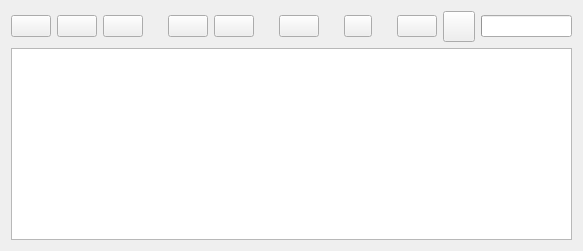
                    <widget class="QWidget" name="tb_pipeline_v2">
                     <attribute name="title">
                      <string>Pipeline</string>
                     </attribute>
                     <layout class="QGridLayout" name="gridLayout_15">
                      <item row="0" column="0">
                       <widget class="QPushButton" name="bt_pp_new">
                        <property name="toolTip">
                         <string>New pipeline</string>
                        </property>
                        <property name="text">
                         <string/>
                        </property>
                        <property name="icon">
                         <iconset resource="main.qrc">
                          <normaloff>:/common/resources/New document.png</normaloff>:/common/resources/New document.png</iconset>
                        </property>
                       </widget>
                      </item>
                      <item row="0" column="1">
                       <widget class="QPushButton" name="bt_pp_load">
                        <property name="toolTip">
                         <string>Load pipeline...</string>
                        </property>
                        <property name="text">
                         <string/>
                        </property>
                        <property name="icon">
                         <iconset resource="main.qrc">
                          <normaloff>:/common/resources/Load.png</normaloff>:/common/resources/Load.png</iconset>
                        </property>
                       </widget>
                      </item>
                      <item row="0" column="2">
                       <widget class="QPushButton" name="bt_pp_save">
                        <property name="toolTip">
                         <string>Save pipeline...</string>
                        </property>
                        <property name="text">
                         <string/>
                        </property>
                        <property name="icon">
                         <iconset resource="main.qrc">
                          <normaloff>:/common/resources/Save.png</normaloff>:/common/resources/Save.png</iconset>
                        </property>
                       </widget>
                      </item>
                      <item row="0" column="3">
                       <spacer name="horizontalSpacer_8">
                        <property name="orientation">
                         <enum>Qt::Horizontal</enum>
                        </property>
                        <property name="sizeType">
                         <enum>QSizePolicy::Fixed</enum>
                        </property>
                        <property name="sizeHint" stdset="0">
                         <size>
                          <width>13</width>
                          <height>20</height>
                         </size>
                        </property>
                       </spacer>
                      </item>
                      <item row="0" column="4">
                       <widget class="QPushButton" name="bt_pp_up">
                        <property name="toolTip">
                         <string>Move item up</string>
                        </property>
                        <property name="text">
                         <string/>
                        </property>
                        <property name="icon">
                         <iconset resource="main.qrc">
                          <normaloff>:/common/resources/Up.png</normaloff>:/common/resources/Up.png</iconset>
                        </property>
                       </widget>
                      </item>
                      <item row="0" column="5">
                       <widget class="QPushButton" name="bt_pp_down">
                        <property name="toolTip">
                         <string>Move item down</string>
                        </property>
                        <property name="text">
                         <string/>
                        </property>
                        <property name="icon">
                         <iconset resource="main.qrc">
                          <normaloff>:/common/resources/Down.png</normaloff>:/common/resources/Down.png</iconset>
                        </property>
                       </widget>
                      </item>
                      <item row="0" column="6">
                       <spacer name="horizontalSpacer_15">
                        <property name="orientation">
                         <enum>Qt::Horizontal</enum>
                        </property>
                        <property name="sizeType">
                         <enum>QSizePolicy::Fixed</enum>
                        </property>
                        <property name="sizeHint" stdset="0">
                         <size>
                          <width>13</width>
                          <height>20</height>
                         </size>
                        </property>
                       </spacer>
                      </item>
                      <item row="0" column="7">
                       <widget class="QPushButton" name="bt_pp_delete">
                        <property name="toolTip">
                         <string>Delete item</string>
                        </property>
                        <property name="text">
                         <string/>
                        </property>
                        <property name="icon">
                         <iconset resource="main.qrc">
                          <normaloff>:/annotation_level/resources/Delete.png</normaloff>:/annotation_level/resources/Delete.png</iconset>
                        </property>
                       </widget>
                      </item>
                      <item row="0" column="8">
                       <spacer name="horizontalSpacer_14">
                        <property name="orientation">
                         <enum>Qt::Horizontal</enum>
                        </property>
                        <property name="sizeType">
                         <enum>QSizePolicy::Fixed</enum>
                        </property>
                        <property name="sizeHint" stdset="0">
                         <size>
                          <width>13</width>
                          <height>20</height>
                         </size>
                        </property>
                       </spacer>
                      </item>
                      <item row="0" column="9">
                       <widget class="QPushButton" name="bt_pp_select_tool">
                        <property name="maximumSize">
                         <size>
                          <width>28</width>
                          <height>16777215</height>
                         </size>
                        </property>
                        <property name="contextMenuPolicy">
                         <enum>Qt::DefaultContextMenu</enum>
                        </property>
                        <property name="toolTip">
                         <string>Add module/group</string>
                        </property>
                        <property name="text">
                         <string/>
                        </property>
                        <property name="icon">
                         <iconset resource="main.qrc">
                          <normaloff>:/common/resources/Add.png</normaloff>:/common/resources/Add.png</iconset>
                        </property>
                        <property name="flat">
                         <bool>false</bool>
                        </property>
                       </widget>
                      </item>
                      <item row="0" column="10">
                       <spacer name="horizontalSpacer_13">
                        <property name="orientation">
                         <enum>Qt::Horizontal</enum>
                        </property>
                        <property name="sizeType">
                         <enum>QSizePolicy::Fixed</enum>
                        </property>
                        <property name="sizeHint" stdset="0">
                         <size>
                          <width>13</width>
                          <height>20</height>
                         </size>
                        </property>
                       </spacer>
                      </item>
                      <item row="0" column="11">
                       <widget class="QPushButton" name="bt_pp_invalidate">
                        <property name="toolTip">
                         <string>Clear cache pipeline cache</string>
                        </property>
                        <property name="text">
                         <string/>
                        </property>
                        <property name="icon">
                         <iconset resource="main.qrc">
                          <normaloff>:/common/resources/Refresh.png</normaloff>:/common/resources/Refresh.png</iconset>
                        </property>
                       </widget>
                      </item>
                      <item row="0" column="12">
                       <widget class="QToolButton" name="bt_pp_run">
                        <property name="toolTip">
                         <string>Run pipeline</string>
                        </property>
                        <property name="text">
                         <string/>
                        </property>
                        <property name="icon">
                         <iconset>
                          <normalon>:/image_process/resources/Play.png</normalon>
                         </iconset>
                        </property>
                        <property name="iconSize">
                         <size>
                          <width>24</width>
                          <height>24</height>
                         </size>
                        </property>
                       </widget>
                      </item>
                      <item row="0" column="13">
                       <widget class="QProgressBar" name="pb_pp_progress">
                        <property name="minimumSize">
                         <size>
                          <width>0</width>
                          <height>0</height>
                         </size>
                        </property>
                        <property name="maximumSize">
                         <size>
                          <width>16777215</width>
                          <height>16777215</height>
                         </size>
                        </property>
                        <property name="value">
                         <number>0</number>
                        </property>
                        <property name="textVisible">
                         <bool>false</bool>
                        </property>
                        <property name="textDirection">
                         <enum>QProgressBar::BottomToTop</enum>
                        </property>
                       </widget>
                      </item>
                      <item row="1" column="0" colspan="14">
                       <widget class="QTreeView" name="tv_pp_view">
                        <property name="alternatingRowColors">
                         <bool>false</bool>
                        </property>
                        <property name="selectionBehavior">
                         <enum>QAbstractItemView::SelectRows</enum>
                        </property>
                        <property name="verticalScrollMode">
                         <enum>QAbstractItemView::ScrollPerPixel</enum>
                        </property>
                        <property name="animated">
                         <bool>false</bool>
                        </property>
                        <attribute name="headerVisible">
                         <bool>false</bool>
                        </attribute>
                       </widget>
                      </item>
                     </layout>
                    </widget>
